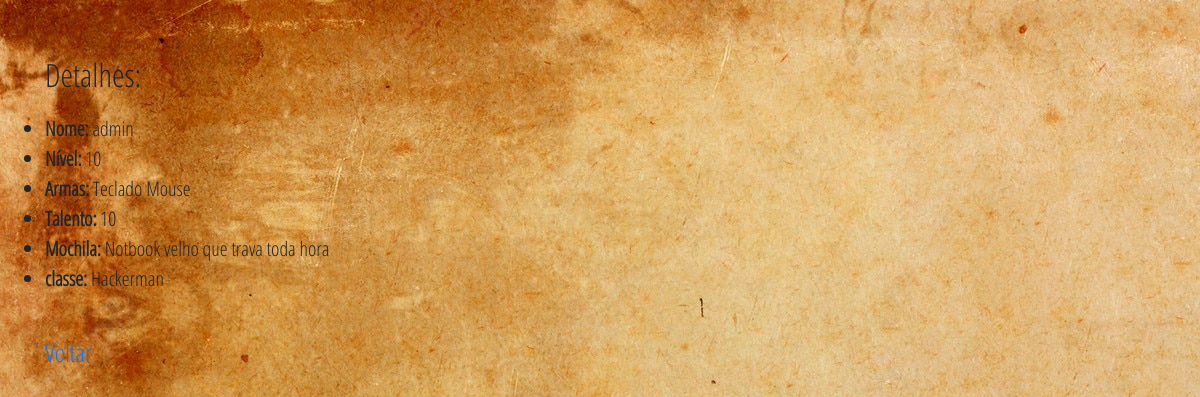
The page /personagens-cadastrados/2/ on the database its author committed.
### bestiario_frontend/models.py (models this page shows)
class Personagem(models.Model):
    nickname = models.ForeignKey(Criatura, on_delete=models.CASCADE)
    nome = models.ForeignKey(Usuario, on_delete=models.CASCADE)
    nivel = models.CharField(max_length=1024)
    armas = models.TextField()
    talento = models.CharField(max_length=1024)
    mochila = models.TextField()
    classe = models.CharField(max_length=1024)
    class Meta:
        db_table = 'personagem'

class Usuario(AbstractBaseUser, PermissionsMixin):
    nome = models.CharField(unique=True, max_length=100)
    campanha = models.CharField(max_length=256)
    email = models.CharField(max_length=100)
    is_staff = models.BooleanField(default=False)
    USERNAME_FIELD = 'nome'
    REQUIRED_FIELDS = []
    objects = CustomUserManager()
    class Meta:
        db_table = 'usuario'

### bestiario_frontend/views.py (the view)
# urls.py: path('personagens-cadastrados/<id>/', views.detalhesPersonagens, name='detalhes-personagens'),
def detalhesPersonagens(request, id):
    personagem = Personagem.objects.get(id=id)
    return render(request, 'detalhes-personagem.html', {'personagem': personagem})

### bestiario_frontend/templates/detalhes-personagem.html (shortened to what this page needs)
<!DOCTYPE html>
<html lang="en">
<head>
    {% load static %}
    <link href='{% static "style.css" %}' type="text/css" rel="stylesheet" />
    <link rel="stylesheet" href="{% static 'css/bootstrap.min.css' %}">
    <link rel="stylesheet" href="{% static 'fa/css/all.min.css' %}">
</head>
<body>
    <section class="vh-100">
        <div class="container py-5 h-100">
            <div class="justify-content-center align-items-center h-100">
                <h2>Detalhes:</h2>
                    <ul style = "margin-top: 20px;">
                        <li><b>Nome:</b> {{ personagem.nome }}</li>
                        <li><b>Nível:</b> {{ personagem.nivel }}</li>
                        <li><b>Armas:</b> {{ personagem.armas }}</li>
                        <li><b>Talento:</b> {{ personagem.talento }}</li>
                        <li><b>Mochila:</b> {{ personagem.mochila }}</li>
                        <li><b>classe:</b> {{ personagem.classe }}</li>
                    </ul>
                    <br>
                <a href="{% url 'painel' %}" style = "font-size: 25px;">Voltar</a>
            </div>
        </div>
    </section>
</body>
</html>

### bestiario_frontend/static/style.css (style rules this page uses)
* { margin: 0; padding: 0; box-sizing: border-box; font-family: "Open Sans"; }
html,body { height: 100%; }

### rows shown on the page
Personagem: nome "admin", nivel "10", armas "Teclado Mouse", talento "10", mochila "Notbook velho que trava toda hora", classe "Hackerman"
